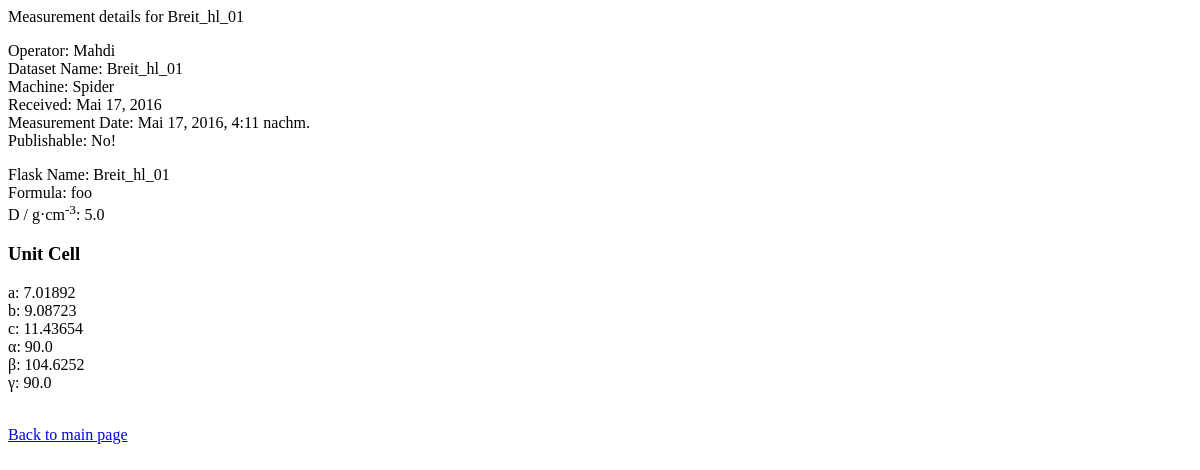
/stdb/2/, run on an earlier commit of the app's database.
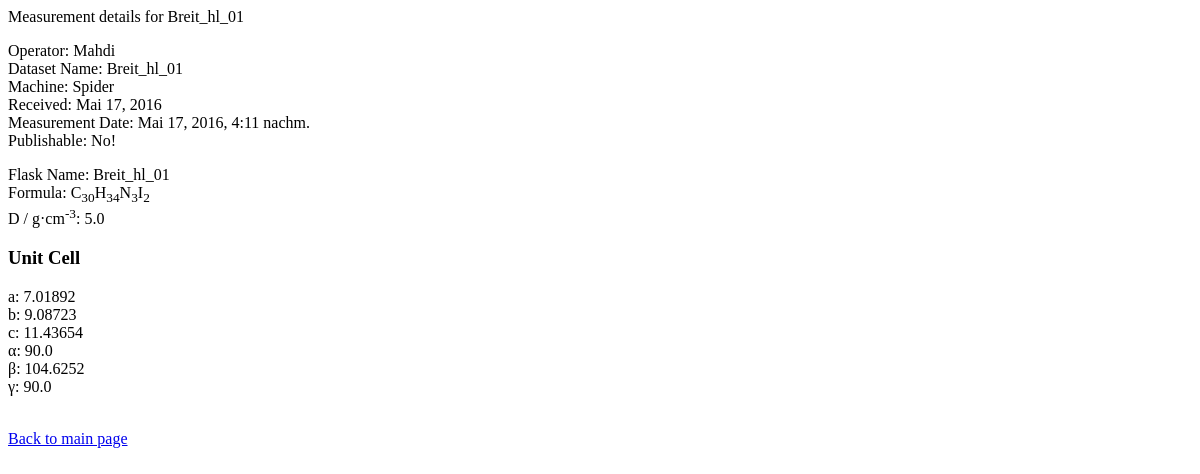
And on a later commit of the database.
### stdb/models.py (models this page shows, shortened)
class Dataset(models.Model):
    name = models.CharField(max_length=200)
    flask_name = models.CharField(max_length=200)
    formula = models.CharField(max_length=200)
    machine = models.CharField(max_length=200)
    operator = models.CharField(max_length=200, verbose_name='Who measured the structure?')
    measure_date = models.DateTimeField(verbose_name='date measured')
    received = models.DateField(verbose_name='date received', blank=True, null=True)
    output = models.DateField(verbose_name='date outgoing', blank=True, null=True)
    crystal_size_x = models.FloatField(max_length=4, default=0, blank=True,
                                       validators = [MinValueValidator(0), MaxValueValidator(500)])
    crystal_size_y = models.FloatField(max_length=4, default=0, blank=True,
                                       validators=[MinValueValidator(0), MaxValueValidator(500)])
    crystal_size_z = models.FloatField(max_length=4, default=0, blank=True,
                                       validators=[MinValueValidator(0), MaxValueValidator(500)])
    customer = models.CharField(max_length=100, blank=True)
    is_publishable = models.BooleanField(default=False)
    comment = models.TextField(max_length=2000, blank=True)
    cell_a = models.FloatField(max_length=8, default=0, verbose_name='a', validators = [MinValueValidator(0), MaxValueValidator(500)])
    cell_b = models.FloatField(max_length=8, default=0, verbose_name='b', validators=[MinValueValidator(0), MaxValueValidator(500)])
    cell_c = models.FloatField(max_length=8, default=0, verbose_name='c', validators=[MinValueValidator(0), MaxValueValidator(500)])
    alpha = models.FloatField(max_length=8, default=0, validators = [MinValueValidator(0), MaxValueValidator(180)])
    beta = models.FloatField(max_length=8, default=0, validators = [MinValueValidator(0), MaxValueValidator(180)])
    gamma = models.FloatField(max_length=8, default=0, validators = [MinValueValidator(0), MaxValueValidator(180)])
    R1_all = models.FloatField(max_length=5, default=0,
                               validators = [MinValueValidator(0), MaxValueValidator(1)], blank=True)
    wR2_all = models.FloatField(max_length=5, default=0,
                                validators = [MinValueValidator(0), MaxValueValidator(1)], blank=True)
    R1_2s = models.FloatField(max_length=5, default=0,
                              validators = [MinValueValidator(0), MaxValueValidator(1)], blank=True)
    wR2_2s = models.FloatField(max_length=5, default=0,
                               validators = [MinValueValidator(0), MaxValueValidator(1)], blank=True)
    density = models.FloatField(max_length=5, verbose_name='density (calc)', blank=True, null=True)
    mu = models.FloatField(max_length=5, verbose_name='absorption [mm-1]', blank=True, null=True)
    formular_weight = models.FloatField(max_length=8, verbose_name='Formular weight', blank=True, null=True)
    colour = models.CharField(max_length=20, blank=True)
    shape = models.CharField(max_length=20, blank=True)
    temperature = models.FloatField(max_length=5, verbose_name='Temperature [K]', blank=True, default=0, null=True)
    crystal_system = models.CharField(max_length=15, blank=True)
    space_group = models.CharField(max_length=15, blank=True)
    volume = models.FloatField(max_length=5, blank=True, null=True)
    Z = models.IntegerField(blank=True, null=True)
    wavelength = models.FloatField(max_length=10, blank=True, null=True)
    radiation_type = models.CharField(max_length=18, blank=True)
    theta_min = models.FloatField(max_length=10, blank=True, null=True)
    theta_max = models.FloatField(max_length=10, blank=True, null=True)
    measured_refl = models.FloatField(max_length=10, blank=True, null=True)
    indep_refl = models.FloatField(max_length=20, blank=True, null=True)
    refl_used = models.FloatField(max_length=15, blank=True, null=True)
    r_int = models.FloatField(max_length=10, blank=True, null=True)
    parameters = models.FloatField(max_length=10, blank=True, null=True)
    restraints = models.FloatField(max_length=10, blank=True, null=True)
    peak = models.FloatField(max_length=10, blank=True, null=True)
    hole = models.FloatField(max_length=10, blank=True, null=True)
    goof = models.FloatField(max_length=10, blank=True, null=True)
    cell_a.short_description = 'Unit Cell Parameter a'
    cell_b.short_description = 'Unit Cell Parameter b'
    cell_c.short_description = 'Unit Cell Parameter c'
    alpha.short_description = 'Unit Cell Parameter alpha'
    beta.short_description = 'Unit Cell Parameter beta'
    gamma.short_description = 'Unit Cell Parameter gamma'
    Z.empty_value_display = '?'
    def was_measured_recently(self):
        now = timezone.now()
        return now - datetime.timedelta(days=7) <= self.measure_date <= now
    is_publishable.short_description = 'publishable?'
    is_publishable.boolean = True
    was_measured_recently.admin_order_field = 'measure_date'
    was_measured_recently.boolean = True
    was_measured_recently.short_description = 'Measured recently?'
    def publishable(self):
        if self.is_publishable:
            return True
        else:
            return False
    def format_formula(self):
        new_string = ''
        for item in self.formula:
            if item.isdigit():
                new_string += '<sub>'+ item +'</sub>'
            else:
                new_string += escape(item)
        return mark_safe(new_string)

### stdb/views.py (the view)
# urls.py: url(r'^(?P<pk>[0-9]+)/$', DetailView.as_view(), name='detail'),
class DetailView(generic.DetailView):
    model = Dataset
    template_name = 'stdb/detail.html'

### stdb/templates/stdb/detail.html (shortened to what this page needs)
<!DOCTYPE html>
{% block title %}Measurement details for {{ dataset.name }}{% endblock %}
    <p>
    <dl>
    <dt>Operator: {{ dataset.operator }} </dt>
    <dt>Dataset Name: {{ dataset.name }} </dt>
    <dt>Machine: {{ dataset.machine }} </dt>
    <dt>Received: {{ dataset.received }} </dt>
    <dt>Measurement Date: {{ dataset.measure_date }} </dt>
    <dt>Publishable: {% if dataset.is_publishable %} Yes! {% else %} No! {% endif %}</dt>
    </dl>
    </p>
    <dl>
    <dt>Flask Name: {{ dataset.name }} </dt>
    <dt>Formula: {{ dataset.format_formula }} </dt>
    <dt>D / g&CenterDot;cm<sup>-3</sup>: {{ dataset.density }} </dt>
    <p>
        <h3>Unit Cell</h3>
        <dt><it>a</it>: {{ dataset.cell_a }} </dt>
        <dt><it>b</it>: {{ dataset.cell_b }} </dt>
        <dt><it>c</it>: {{ dataset.cell_c }} </dt>
        <dt><it>&alpha;</it>: {{ dataset.alpha }} </dt>
        <dt><it>&beta;</it>: {{ dataset.beta }} </dt>
        <dt><it>&gamma;</it>: {{ dataset.gamma }} </dt>
    </p>
    </dl>
<a href="{% url 'index' %}">Back to main page</a>

What changed in the data, as far as the page shows it:
changed Dataset "Breit_hl_01": format_formula "foo" → "C 3 0 H 3 4 N 3 I 2"; formula "foo" → "C30H34N3I2" (drawn)
